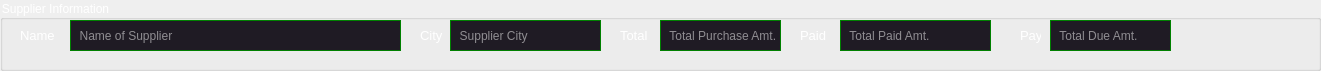
  <widget class="QGroupBox" name="groupBox_2">
   <property name="geometry">
    <rect>
     <x>20</x>
     <y>220</y>
     <width>1321</width>
     <height>71</height>
    </rect>
   </property>
   <property name="styleSheet">
    <string notr="true">color: rgb(255, 255, 255);
font: 10pt &quot;Segoe UI&quot;;</string>
   </property>
   <property name="title">
    <string>Supplier Information</string>
   </property>
   <widget class="QLineEdit" name="lineEdit_22">
    <property name="enabled">
     <bool>false</bool>
    </property>
    <property name="geometry">
     <rect>
      <x>840</x>
      <y>20</y>
      <width>151</width>
      <height>31</height>
     </rect>
    </property>
    <property name="font">
     <font>
      <family>Segoe UI</family>
      <pointsize>9</pointsize>
      <italic>false</italic>
      <bold>false</bold>
     </font>
    </property>
    <property name="styleSheet">
     <string notr="true">color: white;
background-color:  #1F1B24;
border: 0.5px solid green;
font: 9pt &quot;Segoe UI&quot;;</string>
    </property>
    <property name="text">
     <string/>
    </property>
    <property name="maxLength">
     <number>1200</number>
    </property>
    <property name="placeholderText">
     <string>  Total Paid Amt.</string>
    </property>
    <property name="clearButtonEnabled">
     <bool>false</bool>
    </property>
   </widget>
   <widget class="QLabel" name="label_34">
    <property name="geometry">
     <rect>
      <x>620</x>
      <y>20</y>
      <width>41</width>
      <height>31</height>
     </rect>
    </property>
    <property name="font">
     <font>
      <family>Segoe UI</family>
      <pointsize>10</pointsize>
      <italic>false</italic>
      <bold>false</bold>
     </font>
    </property>
    <property name="text">
     <string>Total </string>
    </property>
   </widget>
   <widget class="QLabel" name="label_8">
    <property name="geometry">
     <rect>
      <x>20</x>
      <y>20</y>
      <width>41</width>
      <height>31</height>
     </rect>
    </property>
    <property name="font">
     <font>
      <family>Segoe UI</family>
      <pointsize>10</pointsize>
      <italic>false</italic>
      <bold>false</bold>
     </font>
    </property>
    <property name="text">
     <string>Name</string>
    </property>
   </widget>
   <widget class="QLineEdit" name="lineEdit_21">
    <property name="enabled">
     <bool>false</bool>
    </property>
    <property name="geometry">
     <rect>
      <x>660</x>
      <y>20</y>
      <width>121</width>
      <height>31</height>
     </rect>
    </property>
    <property name="font">
     <font>
      <family>Segoe UI</family>
      <pointsize>9</pointsize>
      <italic>false</italic>
      <bold>false</bold>
     </font>
    </property>
    <property name="styleSheet">
     <string notr="true">color: white;
background-color:  #1F1B24;
border: 0.5px solid green;
font: 9pt &quot;Segoe UI&quot;;</string>
    </property>
    <property name="text">
     <string/>
    </property>
    <property name="maxLength">
     <number>1200</number>
    </property>
    <property name="placeholderText">
     <string>  Total Purchase Amt.</string>
    </property>
    <property name="clearButtonEnabled">
     <bool>false</bool>
    </property>
   </widget>
   <widget class="QLabel" name="label_36">
    <property name="geometry">
     <rect>
      <x>800</x>
      <y>20</y>
      <width>31</width>
      <height>31</height>
     </rect>
    </property>
    <property name="font">
     <font>
      <family>Segoe UI</family>
      <pointsize>10</pointsize>
      <italic>false</italic>
      <bold>false</bold>
     </font>
    </property>
    <property name="text">
     <string>Paid</string>
    </property>
   </widget>
   <widget class="QLineEdit" name="lineEdit_23">
    <property name="enabled">
     <bool>false</bool>
    </property>
    <property name="geometry">
     <rect>
      <x>1050</x>
      <y>20</y>
      <width>121</width>
      <height>31</height>
     </rect>
    </property>
    <property name="font">
     <font>
      <family>Segoe UI</family>
      <pointsize>9</pointsize>
      <italic>false</italic>
      <bold>false</bold>
     </font>
    </property>
    <property name="styleSheet">
     <string notr="true">color: white;
background-color:  #1F1B24;
border: 0.5px solid green;
font: 9pt &quot;Segoe UI&quot;;</string>
    </property>
    <property name="text">
     <string/>
    </property>
    <property name="maxLength">
     <number>1200</number>
    </property>
    <property name="placeholderText">
     <string>  Total Due Amt.</string>
    </property>
    <property name="clearButtonEnabled">
     <bool>false</bool>
    </property>
   </widget>
   <widget class="QLabel" name="label_37">
    <property name="geometry">
     <rect>
      <x>1020</x>
      <y>20</y>
      <width>21</width>
      <height>31</height>
     </rect>
    </property>
    <property name="font">
     <font>
      <family>Segoe UI</family>
      <pointsize>10</pointsize>
      <italic>false</italic>
      <bold>false</bold>
     </font>
    </property>
    <property name="text">
     <string>Pay</string>
    </property>
   </widget>
   <widget class="QLabel" name="label_10">
    <property name="geometry">
     <rect>
      <x>420</x>
      <y>20</y>
      <width>31</width>
      <height>31</height>
     </rect>
    </property>
    <property name="font">
     <font>
      <family>Segoe UI</family>
      <pointsize>10</pointsize>
      <italic>false</italic>
      <bold>false</bold>
     </font>
    </property>
    <property name="text">
     <string>City</string>
    </property>
   </widget>
   <widget class="QLineEdit" name="lineEdit_24">
    <property name="enabled">
     <bool>false</bool>
    </property>
    <property name="geometry">
     <rect>
      <x>70</x>
      <y>20</y>
      <width>331</width>
      <height>31</height>
     </rect>
    </property>
    <property name="font">
     <font>
      <family>Segoe UI</family>
      <pointsize>9</pointsize>
      <italic>false</italic>
      <bold>false</bold>
     </font>
    </property>
    <property name="styleSheet">
     <string notr="true">color: white;
background-color:  #1F1B24;
border: 0.5px solid green;
font: 9pt &quot;Segoe UI&quot;;</string>
    </property>
    <property name="text">
     <string/>
    </property>
    <property name="maxLength">
     <number>120</number>
    </property>
    <property name="placeholderText">
     <string>  Name of Supplier</string>
    </property>
    <property name="clearButtonEnabled">
     <bool>false</bool>
    </property>
   </widget>
   <widget class="QLineEdit" name="lineEdit_25">
    <property name="enabled">
     <bool>false</bool>
    </property>
    <property name="geometry">
     <rect>
      <x>450</x>
      <y>20</y>
      <width>151</width>
      <height>31</height>
     </rect>
    </property>
    <property name="font">
     <font>
      <family>Segoe UI</family>
      <pointsize>9</pointsize>
      <italic>false</italic>
      <bold>false</bold>
     </font>
    </property>
    <property name="styleSheet">
     <string notr="true">color: white;
background-color:  #1F1B24;
border: 0.5px solid green;
font: 9pt &quot;Segoe UI&quot;;</string>
    </property>
    <property name="text">
     <string/>
    </property>
    <property name="maxLength">
     <number>120</number>
    </property>
    <property name="placeholderText">
     <string>  Supplier City</string>
    </property>
    <property name="clearButtonEnabled">
     <bool>false</bool>
    </property>
   </widget>
  </widget>
